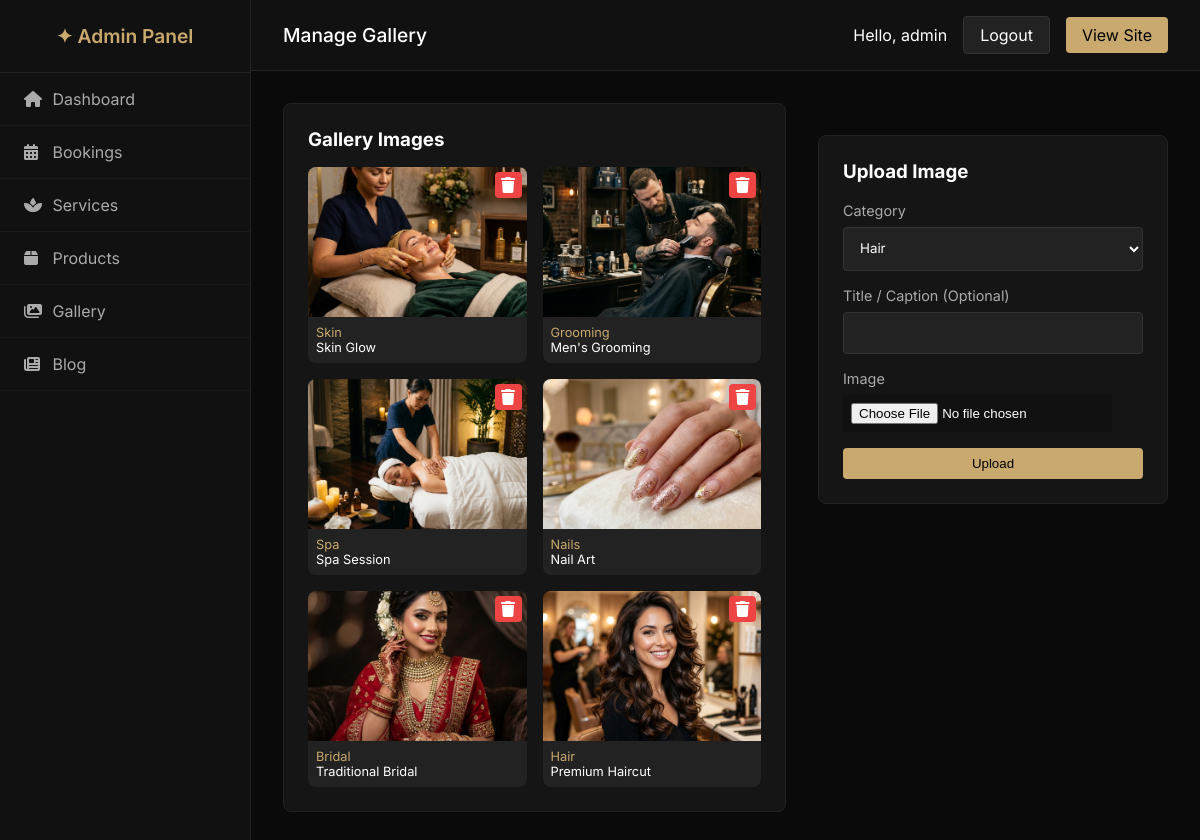
Page /admin/gallery.php (signed in) on the committed database.
### tables this page shows
CREATE TABLE gallery (
                id INTEGER PRIMARY KEY AUTOINCREMENT,
                category TEXT,
                title TEXT,
                image TEXT
            );

### admin/gallery.php (the view, shortened to what this page needs)
<?php
require_once __DIR__ . '/config.php';
require_once __DIR__ . '/layout.php';
admin_header('Manage Gallery');
?>
<div style="display:flex; gap: 2rem; align-items: flex-start; flex-wrap: wrap;">
    <div class="card" style="flex: 2; min-width: 300px;">
        <div style="display:flex; justify-content:space-between; align-items:center; margin-bottom:1rem;">
            <h3 style="margin:0;">Gallery Images</h3>
        </div>
        <div style="display:grid; grid-template-columns: repeat(auto-fill, minmax(150px, 1fr)); gap: 1rem;">
            <?php
            $items = $db->query("SELECT * FROM gallery ORDER BY id DESC")->fetchAll();
            if (!$items): ?>
                <p>No images found.</p>
            <?php else: foreach($items as $s): ?>
                <div style="background:#222; border-radius:8px; overflow:hidden; position:relative; group;">
                    <img src="/images/<?= htmlspecialchars($s['image']) ?>" style="width:100%; height:150px; object-fit:cover; display:block;">
                    <div style="padding:.5rem; font-size:.8rem;">
                        <div style="color:#c9a96e;"><?= htmlspecialchars($s['category']) ?></div>
                        <div style="color:#fff; white-space:nowrap; overflow:hidden; text-overflow:ellipsis;"><?= htmlspecialchars($s['title']) ?></div>
                    </div>
                    <a href="?delete=<?= $s['id'] ?>" class="btn btn-danger" style="position:absolute; top:5px; right:5px; padding:.2rem .4rem;" onclick="return confirm('Delete image?');"><i class="fas fa-trash"></i></a>
                </div>
            <?php endforeach; endif; ?>
        </div>
    </div>
    <div class="card" style="flex: 1; min-width: 300px; position: sticky; top: 2rem;">
        <h3 style="margin-top:0;">Upload Image</h3>
        <form method="post" enctype="multipart/form-data">
            <div class="form-group">
                <label>Category</label>
                <select name="category" required>
                    <option>Hair</option>
                </select>
            </div>
            <div class="form-group">
                <label>Title / Caption (Optional)</label>
                <input type="text" name="title">
            </div>
            <div class="form-group">
                <label>Image</label>
                <input type="file" name="image" accept="image/*" required style="padding:.5rem; background:#111;">
            </div>
            <button type="submit" class="btn btn-gold" style="width:100%;">Upload</button>
        </form>
    </div>
</div>
<?php admin_footer(); ?>

### admin/layout.php (shortened to what this page needs)
<?php
function admin_header($title) {
?>
<!DOCTYPE html>
<html lang="en">
<head>
    <link rel="stylesheet" href="https://cdnjs.cloudflare.com/ajax/libs/font-awesome/6.5.1/css/all.min.css">
</head>
<body>
    <aside class="sidebar">
        <div class="sidebar-brand">✦ Admin Panel</div>
        <ul class="nav">
            <li class="nav-item"><a href="/admin/index.php" class="nav-link"><i class="fas fa-home"></i> Dashboard</a></li>
            <li class="nav-item"><a href="/admin/bookings.php" class="nav-link"><i class="fas fa-calendar-alt"></i> Bookings</a></li>
            <li class="nav-item"><a href="/admin/services.php" class="nav-link"><i class="fas fa-spa"></i> Services</a></li>
            <li class="nav-item"><a href="/admin/products.php" class="nav-link"><i class="fas fa-box"></i> Products</a></li>
            <li class="nav-item"><a href="/admin/gallery.php" class="nav-link"><i class="fas fa-images"></i> Gallery</a></li>
            <li class="nav-item"><a href="/admin/blogs.php" class="nav-link"><i class="fas fa-newspaper"></i> Blog</a></li>
        </ul>
    </aside>
    <main class="main-content">
        <header class="topbar">
            <h2 class="topbar-title"><?= htmlspecialchars($title) ?></h2>
            <div class="user-info">
                <span>Hello, <?= htmlspecialchars($_SESSION['admin_username']) ?></span>
                <a href="/admin/logout.php" class="btn">Logout</a>
                <a href="/" target="_blank" class="btn btn-gold">View Site</a>
            </div>
        </header>
        <div class="content">
<?php
}
function admin_footer() {
?>
        </div>
    </main>
</body>
</html>
<?php
}
?>

### admin/layout.php (style rules this page uses)
body { margin: 0; font-family: 'Inter', sans-serif; background: #0a0a0a; color: #fff; display: flex; min-height: 100vh; }
.sidebar { width: 250px; background: #111; border-right: 1px solid #222; display: flex; flex-direction: column; }
.sidebar-brand { padding: 1.5rem; font-size: 1.2rem; font-weight: 600; color: #c9a96e; border-bottom: 1px solid #222; text-align: center; }
.nav { list-style: none; padding: 0; margin: 0; flex: 1; }
.nav-item { border-bottom: 1px solid #1a1a1a; }
.nav-link { display: block; padding: 1rem 1.5rem; color: #aaa; text-decoration: none; transition: .2s; }
.nav-link i { width: 24px; }
.main-content { flex: 1; display: flex; flex-direction: column; }
.topbar { background: #111; padding: 1rem 2rem; border-bottom: 1px solid #222; display: flex; justify-content: space-between; align-items: center; }
.topbar-title { margin: 0; font-size: 1.2rem; font-weight: 500; }
.user-info { display: flex; align-items: center; gap: 1rem; }
.content { padding: 2rem; overflow-y: auto; flex: 1; }
.card { background: #151515; border: 1px solid #222; border-radius: 8px; padding: 1.5rem; margin-bottom: 1.5rem; }
.btn { display: inline-block; padding: .5rem 1rem; background: #222; color: #fff; text-decoration: none; border-radius: 4px; border: 1px solid #333; cursor: pointer; }
.btn-gold { background: #c9a96e; color: #000; border: none; }
.btn-danger { background: #ef4444; color: #fff; border: none; }
.form-group { margin-bottom: 1rem; }
label { display: block; margin-bottom: .5rem; font-size: .9rem; color: #aaa; }
input[type="text"], input[type="email"], input[type="date"], input[type="time"], input[type="number"], select, textarea { width: 100%; padding: .75rem; border: 1px solid #333; border-radius: 4px; background: #222; color: #fff; box-sizing: border-box; font-family: inherit; }

### rows in the picture
gallery: image (picture), category "Skin", title "Skin Glow"
gallery: image (picture), category "Grooming", title "Men's Grooming"
gallery: image (picture), category "Spa", title "Spa Session"
gallery: image (picture), category "Nails", title "Nail Art"
gallery: image (picture), category "Bridal", title "Traditional Bridal"
gallery: image (picture), category "Hair", title "Premium Haircut"

### other values in the picture
$title "Manage Gallery"
$_SESSION['admin_username'] "admin"
